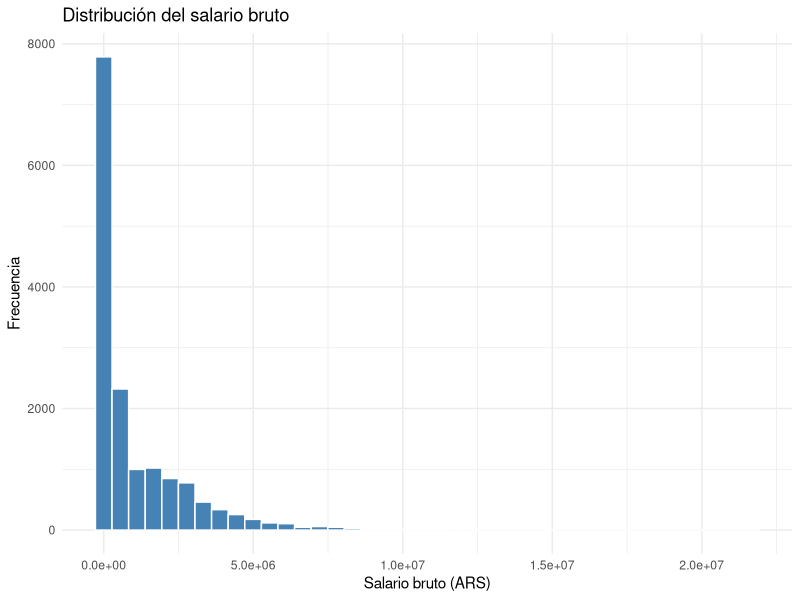
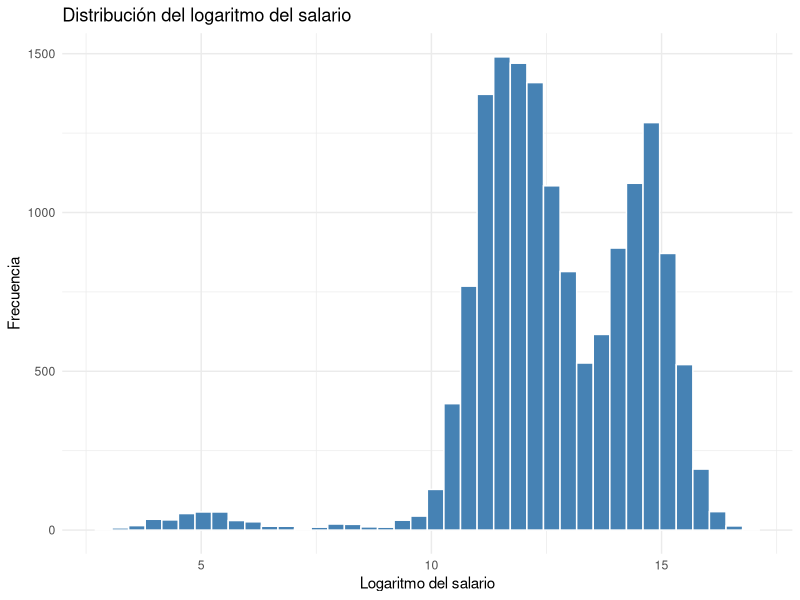
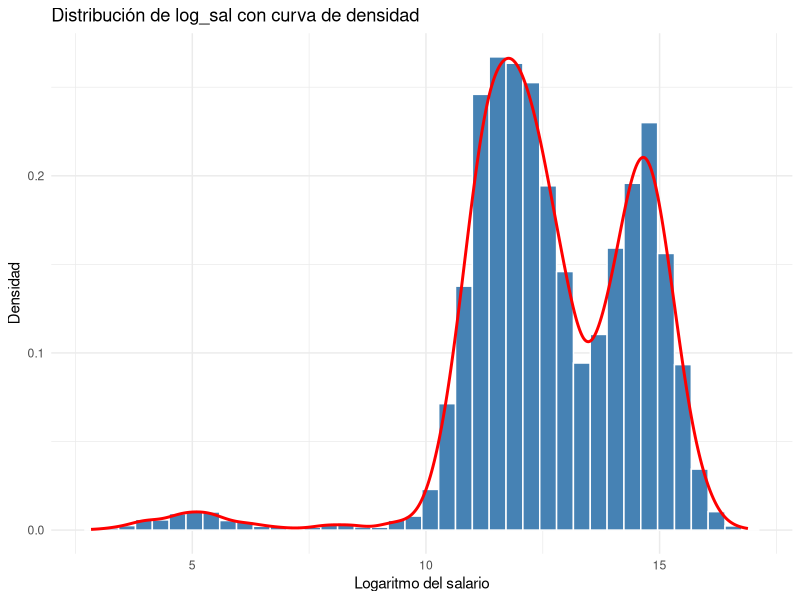
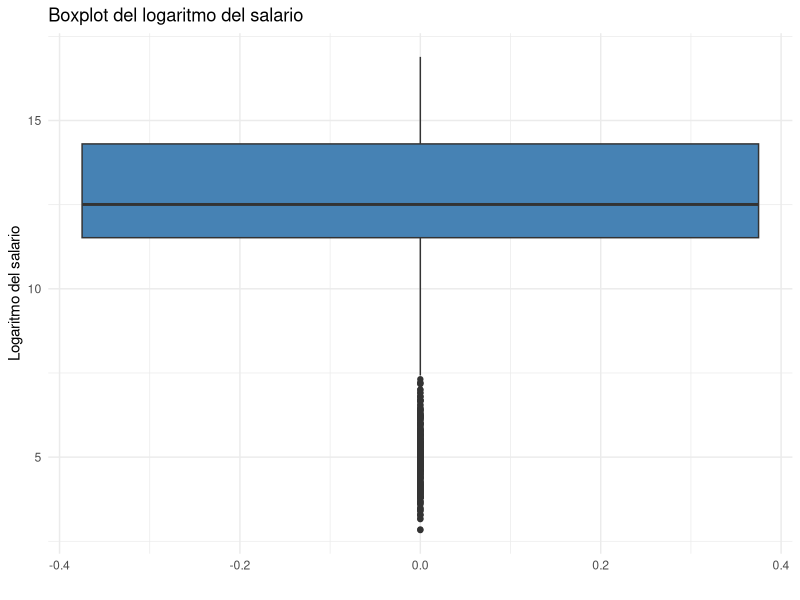
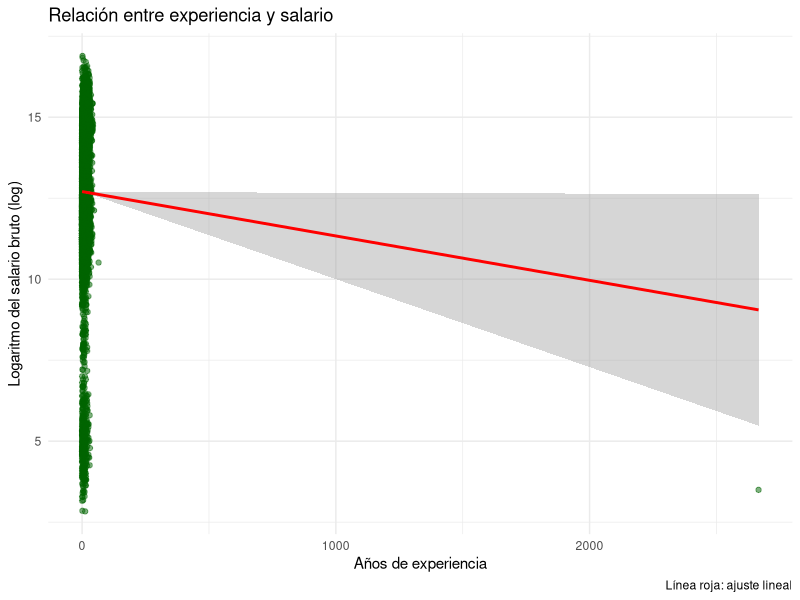
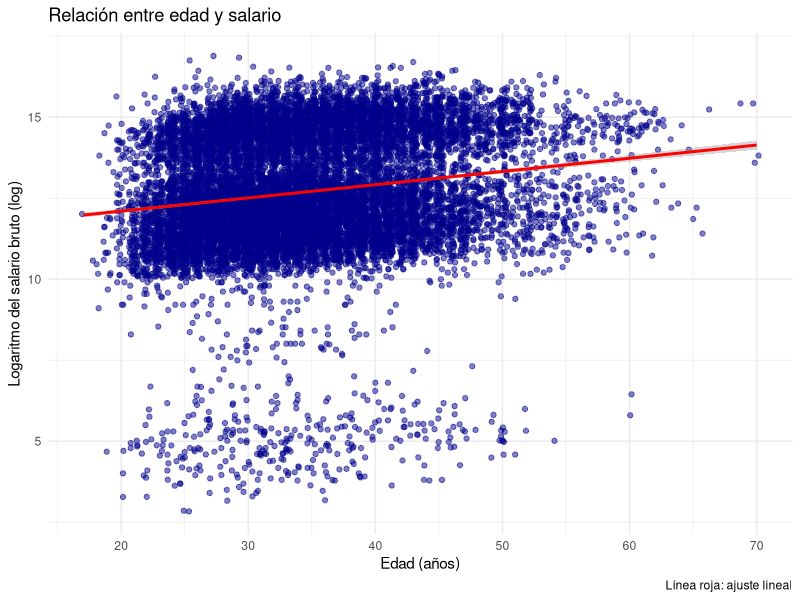
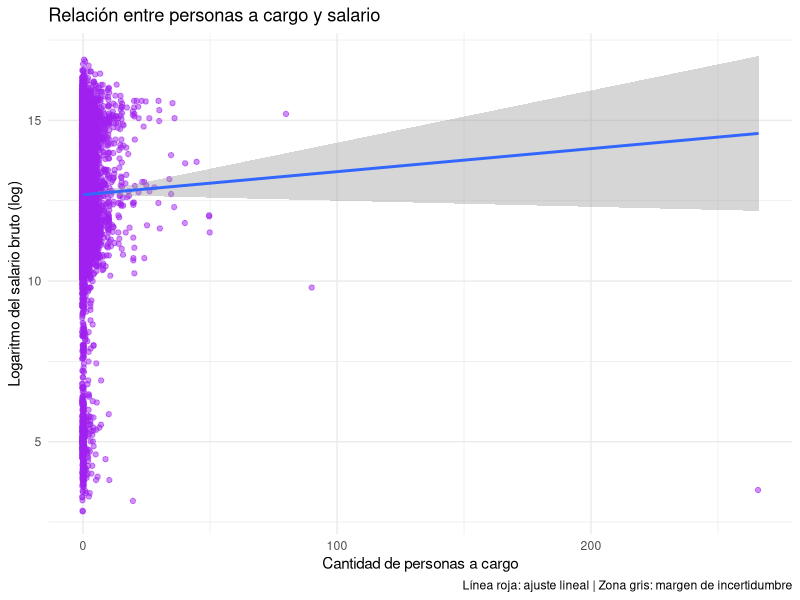
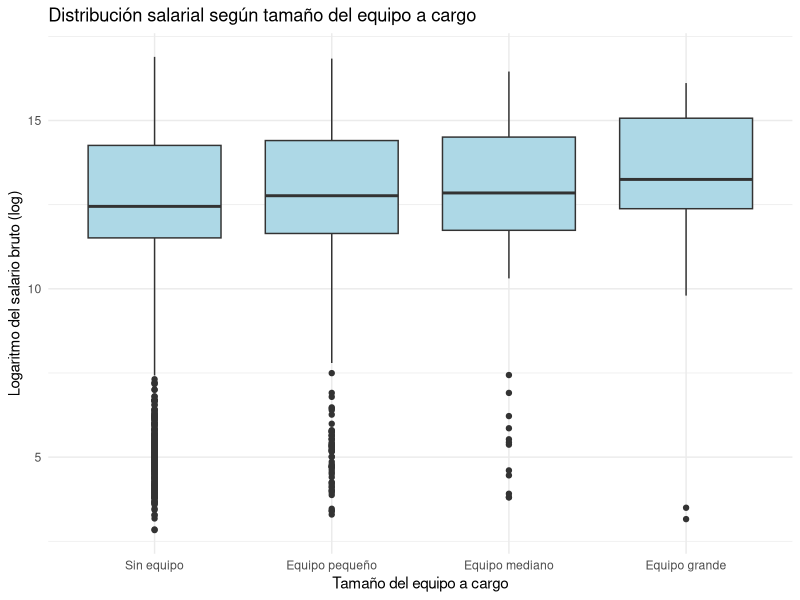

The R source for these figures, in order:
# -----------------------------------------------------------------------------
# 03_EDA.R
# -----------------------------------------------------------------------------

library(tidyverse)

#INDICE

# 1. CARGA DEL DATASET 
# 2. ESTRUCTURA GENERAL 
# 3. CALIDAD DE DATOS 
# 4. DISTRIBUCIONES UNIVARIADAS 
# 5. DISTRIBUCIÓN DE LA VARIABLE OBJETIVO 
# 6. VARIABLES NUMÉRICAS 
# 7. VARIABLES CATEGÓRICAS 
# 8. VARIABLES POTENCIALMENTE CONFUNDIDORAS 
# 9. REGIÓN Y ROLES 
# 10. CONCLUSIONES DEL EDA

# -----------------------------------------------------------------------------
# 1. CARGA DEL DATASET LIMPIO
# -----------------------------------------------------------------------------

df <- read_csv(
  "data/processed/df_sysarmy.csv")

# -----------------------------------------------------------------------------
# 2. ESTRUCTURA GENERAL
# -----------------------------------------------------------------------------

glimpse(df) # 15.288
colnames(df)

# -----------------------------------------------------------------------------
# 3. CALIDAD DE DATOS
# -----------------------------------------------------------------------------


colSums(is.na(df))
sort(colSums(is.na(df)), decreasing = TRUE)



df %>%
  group_by(anio,semestre) %>%
  summarise(
    registros = n(),
    seniority_na = sum(is.na(seniority)),
    dolarizado_na = sum(is.na(sueldo_dolarizado)),
    modalidad_na = sum(is.na(modalidad)),
    uso_ia_na = sum(is.na(uso_ia))
  )


# CONCLUSION:
# Las variables PRINCIPALES utilizadas para el analisis no presentan
# valores faltantes.
#
# Seniority, sueldo_dolarizado y uso_ia representan aproximadamente
# un 67% de valores faltantes. Sin embargo, en el ultimo analisis que hicimos
# (por periodos) nos muestra que estos faltantes no son aleatorios.
#
# Las variables seniority, sueldo_dolarizado y uso_ia se encuentran
# disponibles a partir de la encuesta del periodo 2024.1,
# mientras que modalidad aparece a partir de 2022.2.
#
# Por lo tanto, los valores faltantes responden a cambios en el
# cuestionario de Sysarmy entre distintos períodos y no a errores
# de carga o falta de respuesta de los encuestados.



# -----------------------------------------------------------------------------
# 4. DISTRIBUCIONES UNIVARIADAS
# -----------------------------------------------------------------------------

### VARIABLES CATEGORICAS

# grupo_rol — "Data Platform / MLOps" representa el ~50% del dataset.
df %>%
  count(grupo_rol)%>%
  mutate(
    porcentaje = round(n/sum(n)*100,1)
  )

# Distribución de seniority — Nota: ~67% NA corresponden a períodos 2019-2023
df %>%
  count(seniority)%>%
  mutate(
    porcentaje = round(n/sum(n)*100,1)
  )

# genero_simple — Nota: ~82% Hombre, representación femenina baja (14%)
df %>%
  count(genero_simple)%>%
  mutate(
    porcentaje = round(n/sum(n)*100,1)
  )

# modalidad — Nota: ~46% NA (períodos pre-2022); entre los disponibles, 50% remoto
df %>%
  count(modalidad)%>%
  mutate(
    porcentaje = round(n/sum(n)*100,1)
  )

# gente_a_cargo_grupo — Nota: ~80% sin equipo a cargo
df %>%
  count(gente_a_cargo_grupo)%>%
  mutate(
    porcentaje = round(n/sum(n)*100,1)
  )


### VARIABLES NUMERICAS


# sal_bruto: media (1.049.037) - mediana (270.000) — distribucion asimetrica
# confirma uso de log_sal como variable objetivo
summary(df$sal_bruto)

# log_sal: media (12.74) y mediana (12.51) mas cercanas - buen uso de log()
summary(df$log_sal)

# experiencia: mediana 6 anios, máximo 65 — posible outlier en el maximo
summary(df$experiencia)

# edad: rango 17-70, 5 NA — no afectan el analisis
summary(df$edad)

# gente_a_cargo: mediana 0, media 0.74 — 80% sin equipo, distribucion muy sesgada
summary(df$gente_a_cargo)



# -----------------------------------------------------------------------------
# 5. DISTRIBUCION DE LA VARIABLE OBJETIVO
# -----------------------------------------------------------------------------


  ggplot(df, aes(x = sal_bruto)) +
    geom_histogram(
      bins = 40,
      fill = "steelblue",
      color = "white"
    ) +
    labs(
      title = "Distribución del salario bruto",
      x = "Salario bruto (ARS)",
      y = "Frecuencia"
    ) +
    theme_minimal()



ggplot(df, aes(x = log_sal)) +
  geom_histogram(
    bins = 40,
    fill = "steelblue",
    color = "white"
  ) +
  labs(
    title = "Distribución del logaritmo del salario",
    x = "Logaritmo del salario",
    y = "Frecuencia"
  ) +
  theme_minimal()



# Histograma con densidad — linea roja muestra curva de densidad estimada
# Grafico principal de esta seccion — se observa distribucion bimodal
# Dos picos sugieren -> dos grupos salariales distintos (pesos vs dolares)
ggplot(df, aes(x = log_sal)) +
  geom_histogram(
    aes(y = after_stat(density)),
    bins = 40, fill = "steelblue",color = "white"
  ) +
  geom_density(color = "red", size = 1) +
  labs(
    title = "Distribución de log_sal con curva de densidad",
    x = "Logaritmo del salario",
    y = "Densidad"
  )+
  theme_minimal()



# Boxplot del logarito del salario bruto
ggplot(df, aes(y = log_sal)) +
  geom_boxplot(fill = "steelblue") +
  labs(
    title = "Boxplot del logaritmo del salario",
    y = "Logaritmo del salario",
    x = ""
  ) +
  theme_minimal()


# -----------------------------------------------------------------------------
# 6. VARIABLES NUMERICAS
# -----------------------------------------------------------------------------


# Relacion entre Experiencia y salario
# Relacion positiva debil — experiencia sola no determina el salario
# Alta dispersion vertical
# La mayoria de observaciones se encuentran entre 0 y 20 anios de experiencia
ggplot(df, aes(x = experiencia, y = log_sal)) +
  geom_jitter(alpha = 0.5, color = "darkgreen") +
  geom_smooth(method = "lm", color = "red") +
  labs(
    title = "Relación entre experiencia y salario",
    x = "Años de experiencia",
    y = "Logaritmo del salario bruto (log)",
    caption = "Línea roja: ajuste lineal"
  )+
  theme_minimal()



# Relacion entre Edad y salario
# Tendencia positiva similar a experiencia pero con mayor dispersion
# Edad y experiencia probablemente correlacionadas — riesgo de multicolinealidad
# Se evaluara incluir solo una de las dos en el modelo final
ggplot(df, aes(x = edad, y = log_sal)) +
  geom_jitter(alpha = 0.5, color = "darkblue") +
  geom_smooth(method = "lm", color = "red") +
  labs(
    title = "Relación entre edad y salario",
    x = "Edad (años)",
    y = "Logaritmo del salario bruto (log)",
    caption = "Línea roja: ajuste lineal"
  ) +
  theme_minimal()


# Relacion entre Personas a cargo y salario
# 80% de observaciones en x=0 — ajuste lineal poco confiable
# Zona gris del lm se abre hacia la derecha por escasez de datos en valores altos
# El boxplot por grupos probablemente sea mas informativo para esta variable
ggplot(df, aes(x = gente_a_cargo, y = log_sal)) +
  geom_jitter(alpha = 0.5, color = "purple") +
  geom_smooth(method = "lm") +
  labs(
    title = "Relación entre personas a cargo y salario",
    x = "Cantidad de personas a cargo",
    y = "Logaritmo del salario bruto (log)",
    caption = "Línea roja: ajuste lineal | Zona gris: margen de incertidumbre"
  ) +
  theme_minimal()

# Relacion entre Grupo de personas a cargo y salario
# Mediana salarial aumenta progresivamente con el tamaño del equipo
# Cajas de tamaño similar — dispersion parecida entre los grupos
# Equipo grande tiene pocos casos
ggplot(df, aes(x = factor(gente_a_cargo_grupo, 
                           levels = c("Sin equipo","Equipo pequeño",
                                      "Equipo mediano","Equipo grande")), 
                y = log_sal)) +
  geom_boxplot(fill = "lightblue") +
  labs(
    title = "Distribución salarial según tamaño del equipo a cargo",
    x = "Tamaño del equipo a cargo",
    y = "Logaritmo del salario bruto (log)"
  )+
  theme_minimal()



# CONCLUSION SECCION 6:
# Las tres variables numericas muestran relacion positiva con el salario
# pero con alta dispersion — ninguna explica el salario de forma aislada.
# Edad y experiencia probablemente correlacionadas — evaluar multicolinealidad.




# -----------------------------------------------------------------------------
# 7. VARIABLES CATEGORICAS
# -----------------------------------------------------------------------------


# SENIORITY
# Variable con separación clara entre los tres niveles
# Medianas crecen progresivamente: Junior < Semi-Senior < Senior
# Senior tiene levemente la caja con mayor dispersión
ggplot(df %>% filter(!is.na(seniority)), 
       aes(x = seniority, y = log_sal, fill = seniority)) +
  geom_boxplot() +
  labs(
    title = "Distribución salarial según seniority",
    x = "Seniority",
    y = "Logaritmo del salario bruto (log)",
    caption = "Solo períodos 2024-2026 | n = 5.091 observaciones"
  )+
  theme_minimal()


# MODALIDAD
# Presencial muestra mediana levemente inferior y menor dispersión
# Medianas similares entre Remoto e Hibrido
# Modalidad no pareciera ser un determinante relevante del salario

ggplot(df %>% filter(!is.na(modalidad)),
       aes(x = modalidad, y = log_sal, fill = modalidad)) +
  geom_boxplot() +
  labs(
    title = "Distribución salarial según modalidad de trabajo",
    x = "Modalidad de trabajo",
    y = "Logaritmo del salario bruto (log)",
    caption = "Períodos 2019-2022 | n = 8.195 observaciones"
  ) +
  theme_minimal()


# DOLARIZACION
# Diferencia salarial mas pronunciada de todas las variables categóricas
# Dolarizado: mediana 14.9 ($2.916.000) vs No dolarizado: 14.6 ($2.180.000)
# Confirma hipotesis de bimodalidad observada en sección 5

ggplot(df %>% filter(!is.na(sueldo_dolarizado)),
       aes(x = factor(sueldo_dolarizado, 
                      labels = c("No dolarizado", "Dolarizado")),
           y = log_sal,
           fill = factor(sueldo_dolarizado))) +
  geom_boxplot() +
  labs(
    title = "Distribución salarial según dolarización del sueldo",
    x = "Tipo de sueldo",
    y = "Logaritmo del salario bruto (log)",
    caption = "Solo períodos 2024-2026 | n = 5.091 observaciones"
  ) +
  theme_minimal()

# Tabla de apoyo para visualizar mediana de log_sal segun sueldo dolarizado 
# TRUE o FALSE

df %>%
  filter(!is.na(sueldo_dolarizado)) %>%
  group_by(sueldo_dolarizado) %>%
  summarise(
    mediana = median(log_sal, na.rm = TRUE),
    mediana_pesos = median(sal_bruto, na.rm = TRUE),
    n = n()
  )


# RELACION ENTRE EXPERIENCIA y SALARIO SEGUN DOLARIZACION
# Brecha salarial entre dolarizados y no dolarizados se mantiene en toda 
# la trayectoria
# Las líneas no son paralelas — brecha crece levemente con la experiencia
# Dolarizar el sueldo tiene mayor impacto salarial a largo plazo

ggplot(df %>% filter(!is.na(sueldo_dolarizado)),
       aes(x = experiencia, 
           y = log_sal,
           color = factor(sueldo_dolarizado, 
                          labels = c("No dolarizado", "Dolarizado")))) +
  geom_point(alpha = 0.4, size = 0.8) +
  geom_smooth(method = "lm", se = TRUE) +
  labs(
    title = "Relación entre experiencia y salario según dolarización",
    x = "Años de experiencia",
    y = "Logaritmo del salario bruto (log)",
    color = "Tipo de sueldo",
    caption = "Línea: ajuste lineal con intervalo de confianza al 95% | Solo períodos 2024-2026"
  ) +
  theme_minimal()



# TAMANO DE LA EMPRESA
# Medianas similares entre todos los tamaños — sin tendencia clara ni consistente
# Leve variacion en tramos intermedios pero se estabiliza en empresas grandes
# Tamaño de empresa no parece ser un predictor relevante del salario

ggplot(df %>% filter(!is.na(tam_empresa)),
       aes(x = factor(tam_empresa, 
                      levels = c("1", "2-10", "11-50", "51-100", 
                                 "101-200", "201-500", "501-1000", 
                                 "1001-2000", "2001-5000", 
                                 "5001-10000", "+10000")), 
           y = log_sal)) +
  geom_boxplot(fill = "steelblue") +
  labs(
    title = "Distribución salarial según tamaño de la organización",
    x = "Cantidad de personas en la organización",
    y = "Logaritmo del salario bruto (log)"
  ) +
  theme(
    legend.position = "none",
    axis.text.x = element_text(angle = 45, hjust = 1)
  )+
  theme_minimal()



# CONCLUSION SECCION 7:
# Seniority y dolarización son las variables categóricas con mayor poder discriminante.
# Modalidad y tamaño de empresa no muestran diferencias salariales relevantes.
# Dolarización confirma hipótesis de bimodalidad — brecha del 34% en salario bruto.

# Tablas de apoyo

# mediana por seniority

df %>%
  group_by(seniority) %>%
  summarise(
    mediana_salario = median(sal_bruto, na.rm = TRUE),
    cantidad = n()
  )


# mediana por modalidad

df %>%
  group_by(modalidad) %>%
  summarise(
    mediana_salario = median(sal_bruto, na.rm = TRUE),
    cantidad = n()
  )


# mediana por sueldo dolarizado

df %>%
  group_by(sueldo_dolarizado) %>%
  summarise(
    mediana_salario = median(sal_bruto, na.rm = TRUE),
    cantidad = n()
  )


# -----------------------------------------------------------------------------
# 8. VARIABLES POTENCIALMENTE CONFUNDIDORAS
# -----------------------------------------------------------------------------



# GENERO
# Sin controlar por seniority — mujeres muestran mediana levemente superior
# Conclusion apresurada: no hay brecha salarial de genero
# Este grafico solo es el punto de partida — ver gráficos 2 y 3
ggplot(df,
       aes(x = genero_simple, y = log_sal, fill = genero_simple)) +
  geom_boxplot() +
  labs(
    title = "Distribución salarial según género",
    x = "Género",
    y = "Logaritmo del salario bruto (log)"
  ) +
  theme_minimal()


# Controlando por seniority - distribuciones de hombre y mujer muy similares
# El patron Junior < Semi-Senior < Senior se repite igual en ambos generos.
# La brecha que observamos en el grafico 1 desaparece al controlar por seniority.
ggplot(df %>% filter(!is.na(seniority)),
       aes(x = genero_simple, y = log_sal, fill = seniority)) +
  geom_boxplot() +
  labs(
    title = "Distribución salarial según género y seniority",
    x = "Género",
    y = "Logaritmo del salario bruto (log)",
    fill = "Seniority",
    caption = "Solo períodos 2024-2026 | n = 5.091 observaciones"
  ) +
  theme_minimal()



# Hombres tienen mayor proporcion de Senior (~50%) vs mujeres (~30%)
# Mujeres tienen mayor proporcion de Junior y Semi-Senior
# Explica porque el genero parece relevante sin controlar si 
# es el seniority el factor real
ggplot(df %>% filter(!is.na(seniority)),
       aes(x = genero_simple, fill = seniority)) +
  geom_bar(position = "fill") +
  labs(
    title = "Proporción de seniority según género",
    x = "Género",
    y = "Proporción",
    fill = "Seniority",
    caption = "Solo períodos 2024-2026 | n = 5.091 observaciones"
  ) +
  theme_minimal()


# Tabla de Apoyo - Mediana de salario por grupo_rol
df %>%
  group_by(grupo_rol) %>%
  summarise(
    mediana_salario = median(sal_bruto, na.rm = TRUE),
    cantidad = n()
  ) %>%
  arrange(desc(mediana_salario))


# CONCLUSION SECCION 8:
# El genero no es un determinante salarial independiente.
# Seniority actua como variable confundidora — hombres Senior ~50%  vs 
# mujeres Senior ~30%.
# Al controlar por seniority, las diferencias salariales entre generos desaparecen.


# -----------------------------------------------------------------------------
# 9. REGIONES Y ROLES
# -----------------------------------------------------------------------------

# SALARIO SEGUN REGION
# GBA tiene mediana mas alta y distribucion más compacta que CABA e Interior
# Posiblemente esto refleje profesionales remotos trabajando para empresas 
# de CABA.
# CABA e Interior tienen medianas similares pero mayor dispersion
# Observaciones: CABA=8.461, GBA=915, Interior=5.912
ggplot(df,
       aes(x = region, y = log_sal, fill = region)) +
  geom_boxplot() +
  labs(
    title = "Distribución salarial según región",
    x = "Región",
    y = "Logaritmo del salario bruto (log)"
  ) +
  theme_minimal()

df %>% count(region)



# SALARIO SEGUN GRUPO DE ROL
# Data Science / AI tiene la mediana mas alta — Data Platform / MLOps la 
# mas baja
# Diferencias entre grupos menores de lo esperado — medianas similares
ggplot(df,
       aes(x = grupo_rol, y = log_sal, fill = grupo_rol)) +
  geom_boxplot() +
  labs(
    title = "Distribución salarial según grupo de rol",
    x = "Grupo de rol",
    y = "Logaritmo del salario bruto (log)"
  ) +
  theme(
    legend.position = "none",
    axis.text.x = element_text(angle = 15, hjust = 1)
  )+
  theme_minimal()


# TOP DE ROLES CON FILL POR GRUPO — salario por ocupación
# Entre los puestos AI Engineer tiene la mediana mas alta - DBA la mas baja 
# Alta variabilidad dentro de cada grupo de rol
# El puesto (rol) es una etiqueta — seniority y dolarización
# determinan el salario independientemente del puesto especifico
top_roles <- df %>%
  count(trabajo_de, sort = TRUE) %>%
  slice_head(n = 10) %>%
  pull(trabajo_de)

ggplot(df %>% filter(trabajo_de %in% top_roles),
       aes(x = reorder(trabajo_de, log_sal, median),
           y = log_sal,
           fill = grupo_rol)) +
  geom_boxplot() +
  coord_flip() +
  labs(
    title = "Distribución salarial por rol — Top 10",
    x = "Rol",
    y = "Logaritmo del salario bruto (log)",
    fill = "Grupo de rol"
  ) +
  theme_minimal()


# CONCLUSION SECCION 9:
# Las diferencias regionales son menores de lo esperado — mercado IT relativamente homogeneo.
# Entre roles, AI Engineer lidera y DBA queda en el extremo inferior.
# Grupo de rol y region pueden ser variables de control en el modelado.


# -----------------------------------------------------------------------------
# 10. CONCLUSIONES DEL EDA
# -----------------------------------------------------------------------------


# VARIABLES CON MAYOR PODER EXPLICATIVO:
# - Seniority: separación clara entre niveles, mayor señal del EDA
# - Dolarización: brecha del 34% en salario bruto, confirma bimodalidad
# - Experiencia: relación positiva pero con alta dispersión
# - Grupo de rol: Data Science / AI lidera, diferencias moderadas

# VARIABLES CON MENOR PODER EXPLICATIVO:
# - Modalidad: medianas similares entre remoto, híbrido y presencial
# - Tamaño de empresa: sin tendencia clara ni consistente
# - Región: mercado IT relativamente homogéneo geográficamente

# VARIABLE CONFUNDIDORA IDENTIFICADA:
# - Seniority confunde la relación género-salario
# - Al controlar por seniority, diferencias entre géneros desaparecen

# DECISIÓN DE MODELADO:
# - Modelo 1: datos completos 2019-2026, sin seniority ni dolarización
# - Modelo 2: datos 2024-2026, incorpora seniority y dolarización
# - Comparación mediante ANOVA
